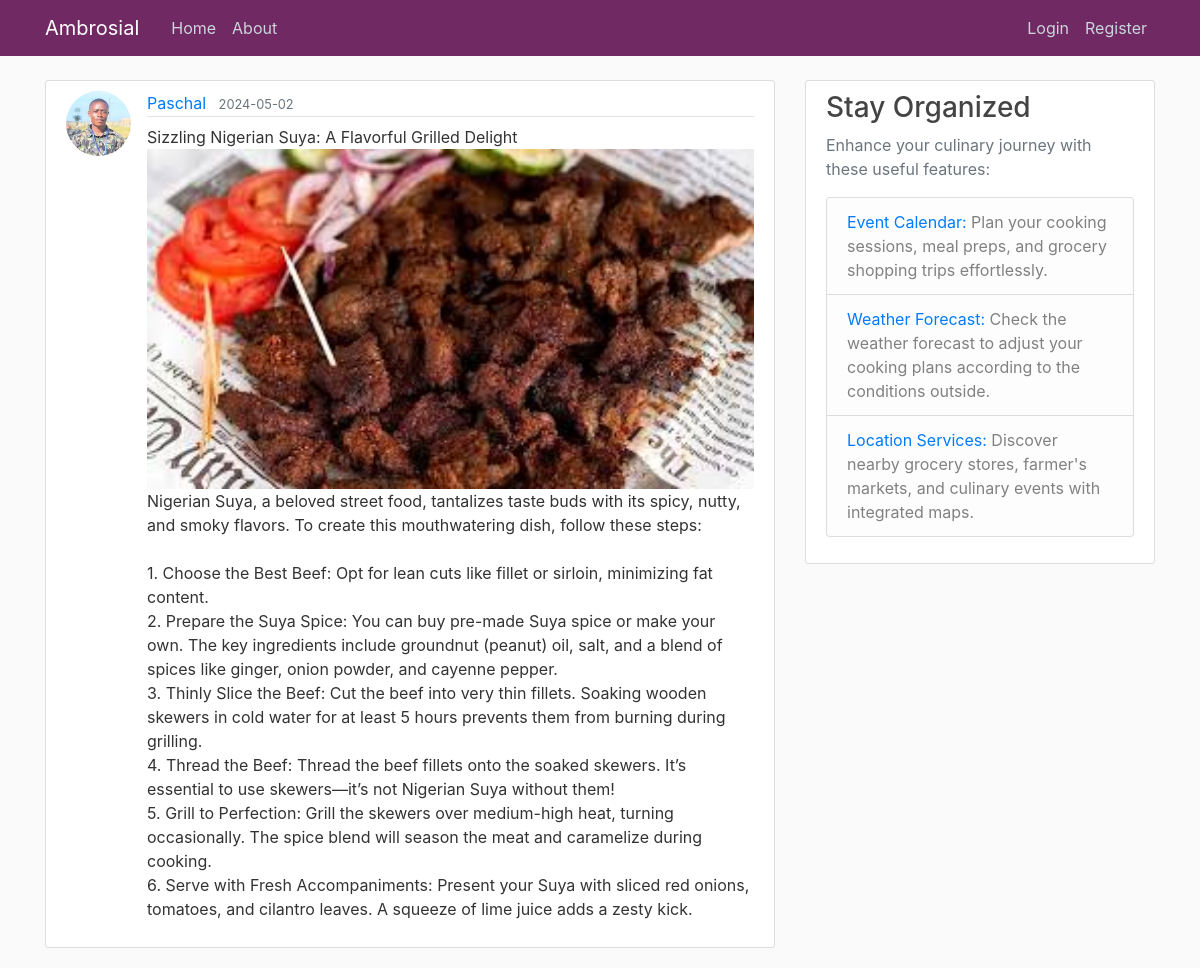
/post/1, run on the app's committed database.
### flask_ambrosial/models.py (models this page shows, shortened)
class User(db.Model, UserMixin):
    id = db.Column(db.Integer, primary_key=True)
    username = db.Column(db.String(20), unique=True, nullable=False)
    email = db.Column(db.String(120), unique=True, nullable=False)
    image_file = db.Column(db.String(20),
                           nullable=False, default='default.jpg')
    password = db.Column(db.String(60), nullable=False)
    """ Relationship with Post model, one-to-many
    relationship (one user can have multiple posts) """
    posts = db.relationship('Post', backref='author', lazy=True)

class Post(db.Model):
    id = db.Column(db.Integer, primary_key=True)
    title = db.Column(db.String(100), nullable=False)
    date_posted = db.Column(db.DateTime,
                            nullable=False,
                            default=datetime.now(timezone.utc))
    content = db.Column(db.Text, nullable=False)
    user_id = db.Column(db.Integer, db.ForeignKey('user.id'), nullable=False)
    image_filename = db.Column(db.String(100), nullable=False)

### flask_ambrosial/posts/routes.py (the view)
@posts.route("/post/<int:post_id>")
def post(post_id):
    post = Post.query.get_or_404(post_id)
    return render_template('post.html', title=post.title, post=post)

### flask_ambrosial/templates/post.html (shortened to what this page needs)
{% extends "layout.html" %}
{% block content %}
    <article class="media content-section">
        <img class="rounded-circle article-img" src="{{ url_for('static', filename='profile_pics/' + post.author.image_file) }}">
        <div class="media-body">
            <div class="article-metadata">
                <a class="mr-2" href="{{ url_for('users.user_posts', username=post.author.username) }}">{{ post.author.username }}</a>
                <small class="text-muted">{{ post.date_posted.strftime('%Y-%m-%d') }}</small>
            </div>
            <h2 class="article-title"></h2>{{ post.title }}</h2>
            {% if post.image_filename %}
                <img src="{{ url_for('static', filename='post_pics/' + post.image_filename) }}" alt="{{ post.title }}" style="width:100%; border:none;">
            {% endif %}
            <p class="article-content">{{ post.content }}</p>
        </div>
    </article>
{% endblock content %}

### flask_ambrosial/static/main.css (style rules this page uses)
body { background: #fafafa; color: #333333; margin-top: 5rem; }
.content-section { background: #ffffff; padding: 10px 20px; border: 1px solid #dddddd; border-radius: 3px; margin-bottom: 20px; }
.article-content { white-space: pre-line; }
.article-img { height: 65px; width: 65px; margin-right: 16px; }
.article-metadata { padding-bottom: 1px; margin-bottom: 4px; border-bottom: 1px solid #e3e3e3; }

### data on the page
User: image_file (picture), author.username "Paschal"
Post: date_posted "2024-05-02", title "Sizzling Nigerian Suya: A Flavorful Grilled Delight", image_filename (picture), content "Nigerian Suya, a beloved street food, tantalizes taste buds with its spicy, nutty, and smoky flavors. To create this mouthwatering dish, follow these steps: 1. Choose the Best Beef: Opt for lean cuts like fillet or sirloin, minimizing fat content. 2. Prepare the Suya Spice: You can buy pre-made Suya spice or make your own. The key ingredients include groundnut (peanut) oil, salt, and a blend of spices like ginger, onion powder, and cayenne pepper. 3. Thinly Slice the Beef: Cut the beef into very thin fillets. Soaking wooden skewers in cold water for at least 5 hours prevents them from burning during grilling. 4. Thread the Beef: Thread the beef fillets onto the soaked skewers. It’s…"
